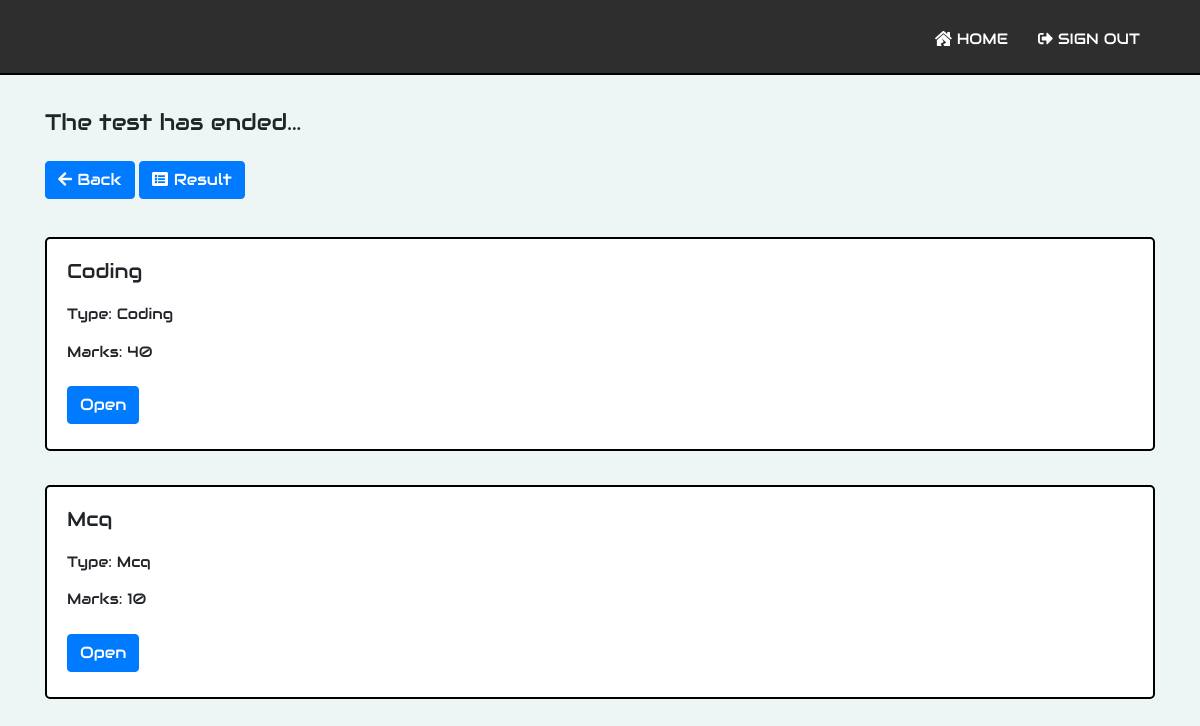
Screenshot of /test/55130a183274f41006809bd2f6bc7f988401444f16970182cae331583947a0d8 (signed in) with the database file from the repository.
### grader/models.py (models this page shows, shortened)
class Problem(models.Model):
    problem_id = models.AutoField(primary_key = True)
    test = models.ForeignKey(Test, on_delete = models.CASCADE)
    title = models.CharField(max_length = 255)
    type = models.CharField(max_length = 255)
    link = models.CharField(max_length = 255)
    data = JSONField()

### grader/views.py (the view)
# urls.py: url(r'^test/(?P<test_link>\w+)$', views.test_view, name='test'),
@login_required
def test_view(request, test_link):
	try:
		test = Test.objects.get(link = test_link)
		role = UserRole.objects.get(user = request.user).role
		cur_time = timezone.localtime(timezone.now())
		if test.start_time >= cur_time and role == 'student':
			return HttpResponseRedirect(reverse('index'))
		problems = Problem.objects.all().filter(test = test)
		username = request.user.username
		is_teacher = True if role == 'teacher' else False
		not_started = True if test.start_time > cur_time else False
		has_ended = True if test.end_time <= cur_time else False
		page = request.GET.get('page', 1)
		paginator = Paginator(problems, 5)
		try:
			paginated_problems = paginator.page(page)
		except PageNotAnInteger:
			paginated_problems = paginator.page(1)
		except EmptyPage:
			paginated_problems = paginator.page(paginator.num_pages)
		context = {
			'title': 'Test - ' + test.title,
			'is_teacher': is_teacher,
			'test_link': test_link,
			'has_ended': has_ended,
			'not_started': not_started,
			'problems': paginated_problems
		}
		return render(request, 'grader/test.html', context=context)
	except Exception as e:
		print(e)
		return HttpResponse('Test not found')

### templates/grader/test.html (shortened to what this page needs)
{% extends "grader/base.html" %}
{% block content %}
    <div class="space"></div>
    {% if has_ended %}
        <p class="about">The test has ended...</p>
    {% endif %}
    <a class="btn btn-primary" href="{% url 'index' %}"><i class="fas fa-arrow-left"></i> Back</a>
    {% if has_ended %}
        <a class="btn btn-primary" href="{% url 'result' test_link %}"><i class="fas fa-list-alt"></i> Result</a>
    {% endif %}
    {% for problem in problems %}
        <div class="test-card">
            <div class="card-body">
                <h5 class="card-title">{{ problem.title|title }}</h5>
                <p class="card-text">
                    Type: {{ problem.type|title }}
                    <br>
                    Marks: {{ problem.data.marks }}
                </p>
                <a href="{% url 'problem' problem.link %}" class="btn btn-primary">Open</a>
            </div>
        </div>
    {% endfor %}
{% endblock content %}

### static/css/create_problem.css (style rules this page uses)
.space { height: 50px; }

### static/css/test_view.css (style rules this page uses)
.test-card { background-color: white; border: 2px solid black; margin-top: 3%; padding: 0; border-radius: 5px; line-height: 250%; }

### static/css/pagination.css (style rules this page uses)
a { text-decoration: none; }

### static/css/styles.css (style rules this page uses)
body { font-family: "Audiowide", sans-serif; background-color: #edf5f5; }
html, body { height: 100%; }
body.my-login-page { font-size: 15px; }
.btn { margin-bottom: 5px; }
.about { font-size: 1.5em; line-height: 2em; }

### rows the page displays
Problem: title "Coding", type "Coding", data.marks "40"
Problem: title "Mcq", type "Mcq", data.marks "10"
